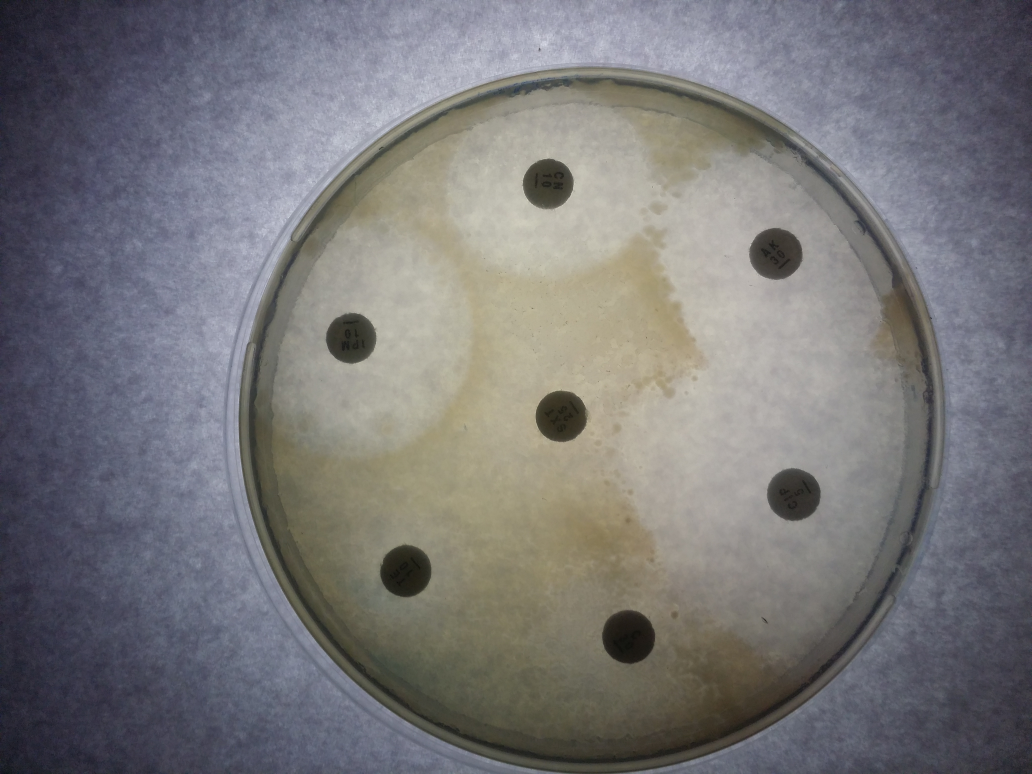
#> input picture test/data/IMG_20160523_095300.jpg, 4128 x 3096 px (shown at 1/4 size)
$ python Main_h.py
#> lines starting #> are read from the running program, lines starting #| are printed output that depends on the picture; after the words box and inside, x2 and y2 are one past the last pixel; in counts of white or black regions, pixels touching at a corner belong together
### ast/utils.py
# import the necessary packages
import numpy as np
import cv2


def centroid_histogram(clt):
    # grab the number of different clusters and create a histogram
    # based on the number of pixels assigned to each cluster
    numLabels = np.arange(0, len(np.unique(clt.labels_)) + 1)
    (hist, _) = np.histogram(clt.labels_, bins=numLabels)

    # normalize the histogram, such that it sums to one
    hist = hist.astype("float")
    hist /= hist.sum()

    # return the histogram
    return hist


def plot_colors(hist, centroids):
    # initialize the bar chart representing the relative frequency
    # of each of the colors
    bar = np.zeros((50, 300, 3), dtype="uint8")
    startX = 0

    # loop over the percentage of each cluster and the color of
    # each cluster
    for (percent, color) in zip(hist, centroids):
        # plot the relative percentage of each cluster
        endX = startX + (percent * 300)
        cv2.rectangle(bar, (int(startX), 0), (int(endX), 50),
                      color.astype("uint8").tolist(), -1)
        startX = endX

    # return the bar chart
    return bar

### ast/Main_h.py

import matplotlib
matplotlib.use('Qt5Agg')

from sklearn.cluster import KMeans
import matplotlib.pyplot as plt
import argparse
import utils
import cv2
import numpy as np
from PIL import Image, ImageDraw


# load the image and convert it from BGR to RGB so that
# we can dispaly it with matplotlib
image = cv2.imread("../test/data/IMG_20160523_095300.jpg",cv2.IMREAD_COLOR)
#> image is the input picture: shape (3096, 4128, 3); mean B, G, R 120.1, 118.3, 119.4
# img = cv2.cvtColor(image, cv2.COLOR_BGR2RGB)
img = image
output = image.copy()

# show our image

# plt.figure()
# plt.axis("off")
# plt.imshow(img)

# reshape the image to be a list of pixels
# img = img.reshape((img.shape[0] * img.shape[1], 3))
#
# # cluster the pixel intensities
#
# clt = KMeans(n_clusters = 3)
# clt.fit(img)
#
# # build a histogram of clusters and then create a figure
# # representing the number of pixels labeled to each color
# hist = utils.centroid_histogram(clt)
# bar = utils.plot_colors(hist, clt.cluster_centers_)
#
# # show our color bart
# plt.figure()
# plt.axis("off")
# plt.imshow(bar)
# plt.show()


# circles = cv2.HoughCircles(image, cv2.HOUGH_GRADIENT, 1.2, 100)
#
#
#
#
# if circles is not None:
#     # convert the (x, y) coordinates and radius of the circles to integers
#     circles = np.round(circles[0, :]).astype("int")
#
#     # loop over the (x, y) coordinates and radius of the circles
#     for (x, y, r) in circles:
#         # draw the circle in the output image, then draw a rectangle
#         # corresponding to the center of the circle
#         cv2.circle(output, (x, y), r, (0, 255, 0), 4)
#         cv2.rectangle(output, (x - 5, y - 5), (x + 5, y + 5), (0, 128, 255), -1)
#
#     # show the output image
#
#     plt.figure()
#     plt.axis("off")
#     plt.imshow(np.hstack([image, output]))
#     plt.show()
#
    # cv2.imshow("output", np.hstack([image, output]))
    # cv2.waitKey(0)


mask = np.zeros(image.shape)
print(mask.shape)
#| (3096, 4128, 3)
cx , cy = 2365, 1695
r = 1370


for i in range(mask.shape[0]):
    for j in range(mask.shape[1]):
        if ((i - cy)**2 + (j - cx)**2) <= r**2:
            mask[i,j,:] = 1
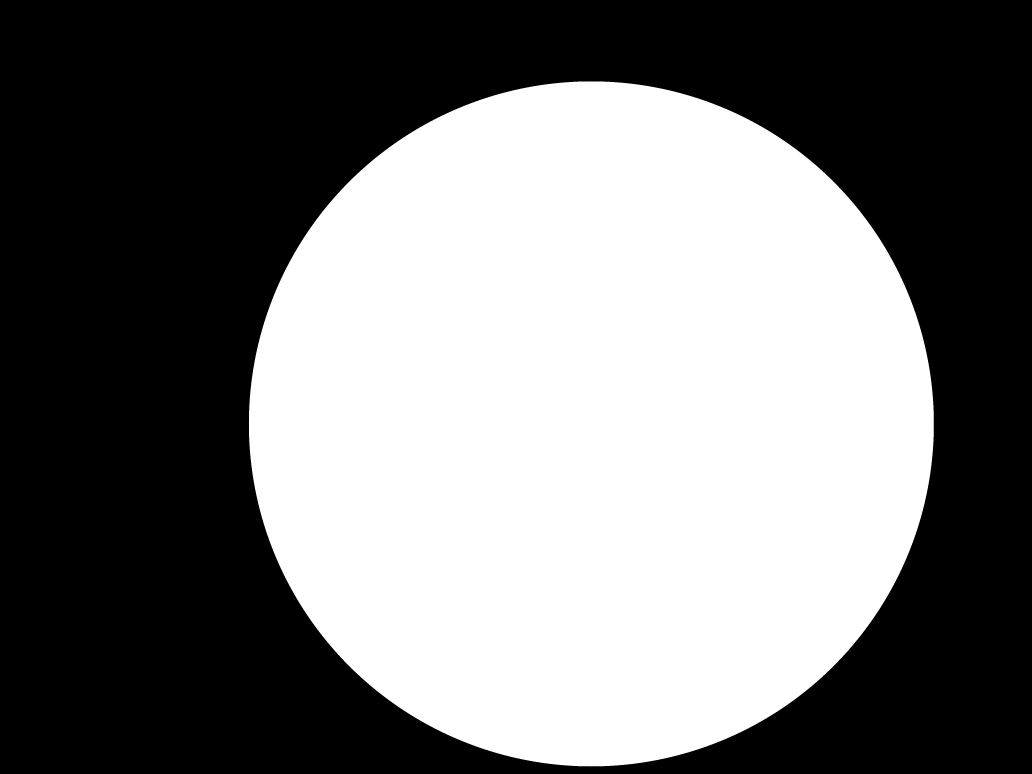
#> mask: shape (3096, 4128, 3) float64 (shown at 1/4 size); values 0 (black) and 1 (white), 46.1% white; 1 white region, box (x1, y1, x2, y2) and area: (995, 325, 3736, 3066) 5896409


plt.figure(1)
output1 = image*mask
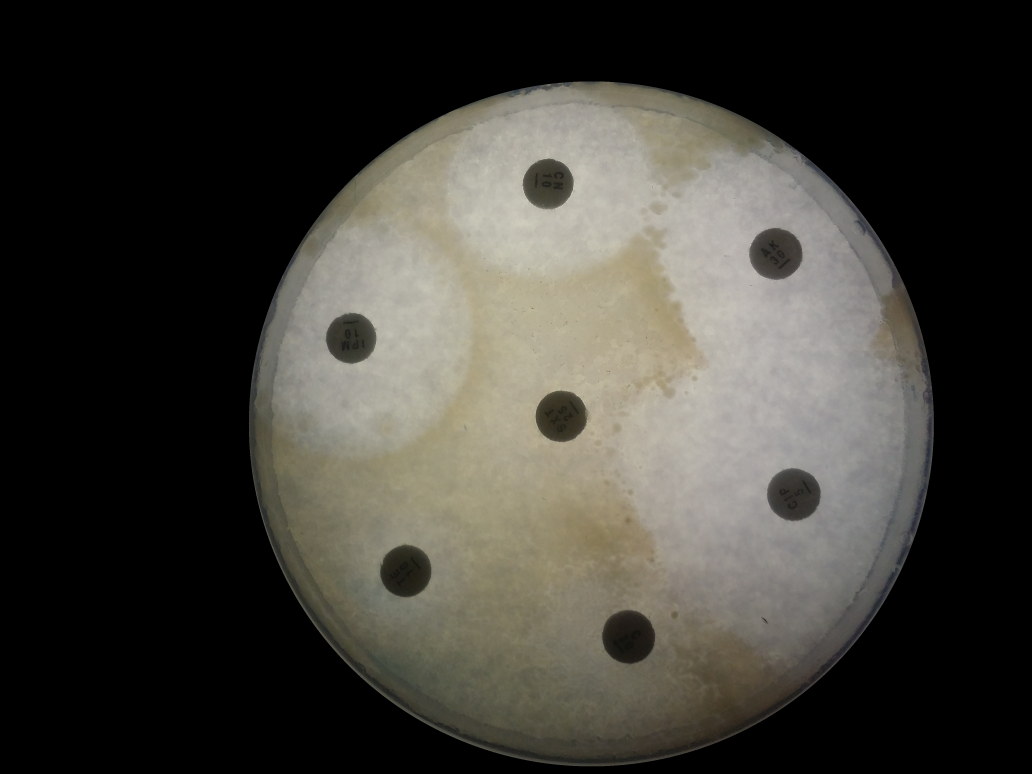
#> output1: shape (3096, 4128, 3) float64 (shown at 1/4 size); mean B, G, R 56.2, 62.4, 64.4
cv2.circle(output1, (cx,cy), r, (0, 255, 0), 20)
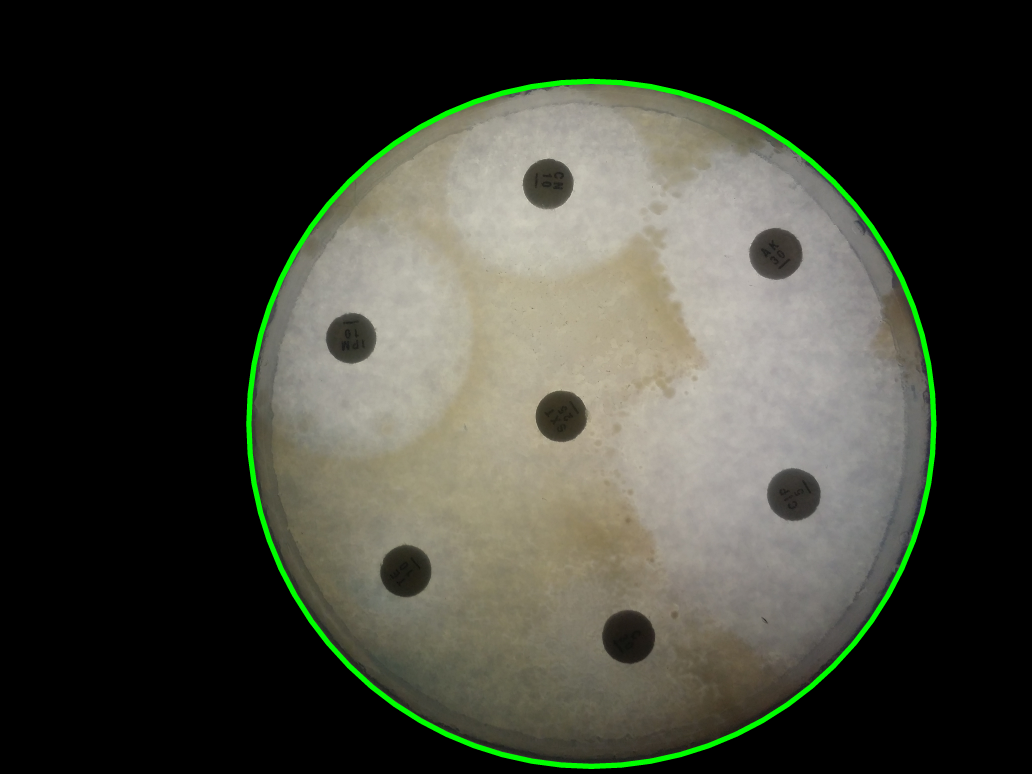
#> output1: shape (3096, 4128, 3) float64 (shown at 1/4 size); mean B, G, R 55.7, 65.5, 63.8
plt.imshow(output1)
plt.title("output1")

plt.figure(2)
cv2.circle(output, (cx,cy), r, (0, 255, 0), 20)
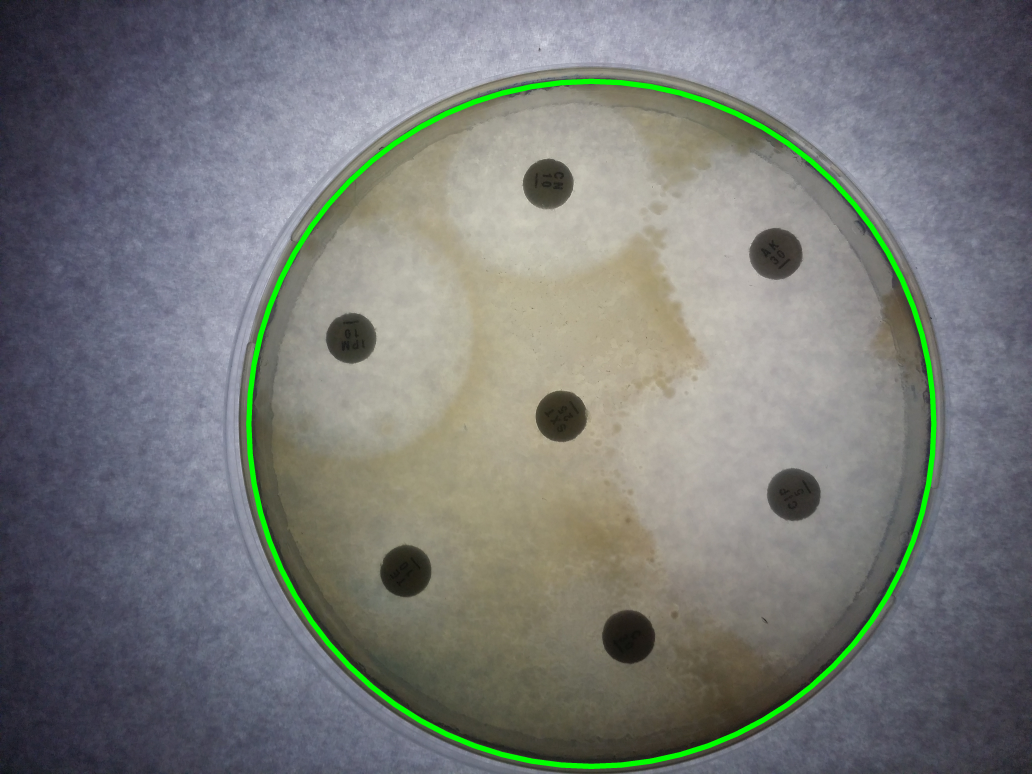
#> output: shape (3096, 4128, 3) (shown at 1/4 size); mean B, G, R 119.1, 120.8, 118.3

plt.imshow(output)
plt.title("output")

image_gray = cv2.imread("IMG_20160523_095300.jpg",0)
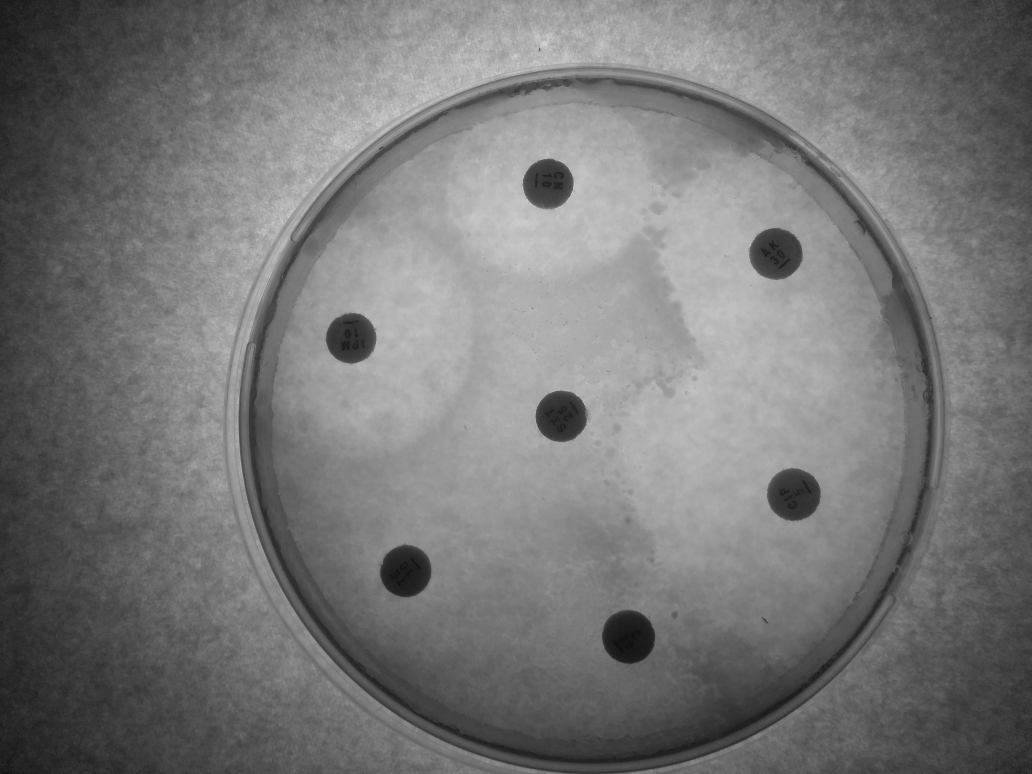
#> image_gray: shape (3096, 4128) (shown at 1/4 size); min 0, max 230, mean 118.8

plt.figure(3)
plt.imshow(image_gray)

plt.title("gray")


print(img.shape)
#| (3096, 4128, 3)
print(output1.shape)
#| (3096, 4128, 3)

img = output1.reshape((output1.shape[0] * output1.shape[1], 3))

# cluster the pixel intensities

clt = KMeans(n_clusters = 4)
clt.fit(img)


hist = utils.centroid_histogram(clt)
bar = utils.plot_colors(hist, clt.cluster_centers_)
#> after the loop in plot_colors, `for (percent, color) in zip(hist, centroids):`:
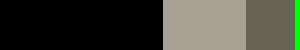
#> bar: shape (50, 300, 3); mean of channels 0, 1, 2 55, 65.4, 63.6; drawn as B, G, R


# show our color bart

plt.figure(4)
plt.axis("off")
plt.imshow(bar)


plt.show()
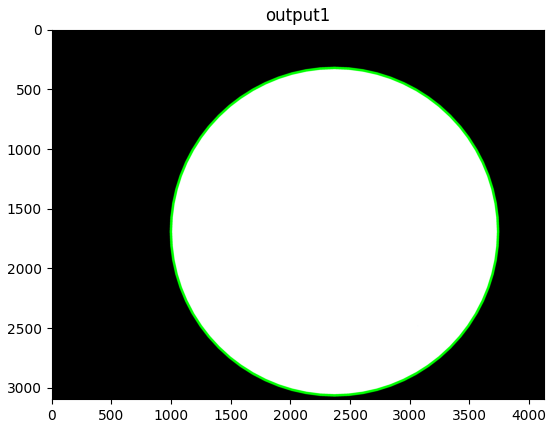
#> figure drawn by matplotlib, 1 panel; B, G, R data is drawn as R, G, B


# [5 lines of commented-out code are left out]

$ run again, with test/data/IMG_20160523_094258.jpg copied over test/data/IMG_20160523_095300.jpg
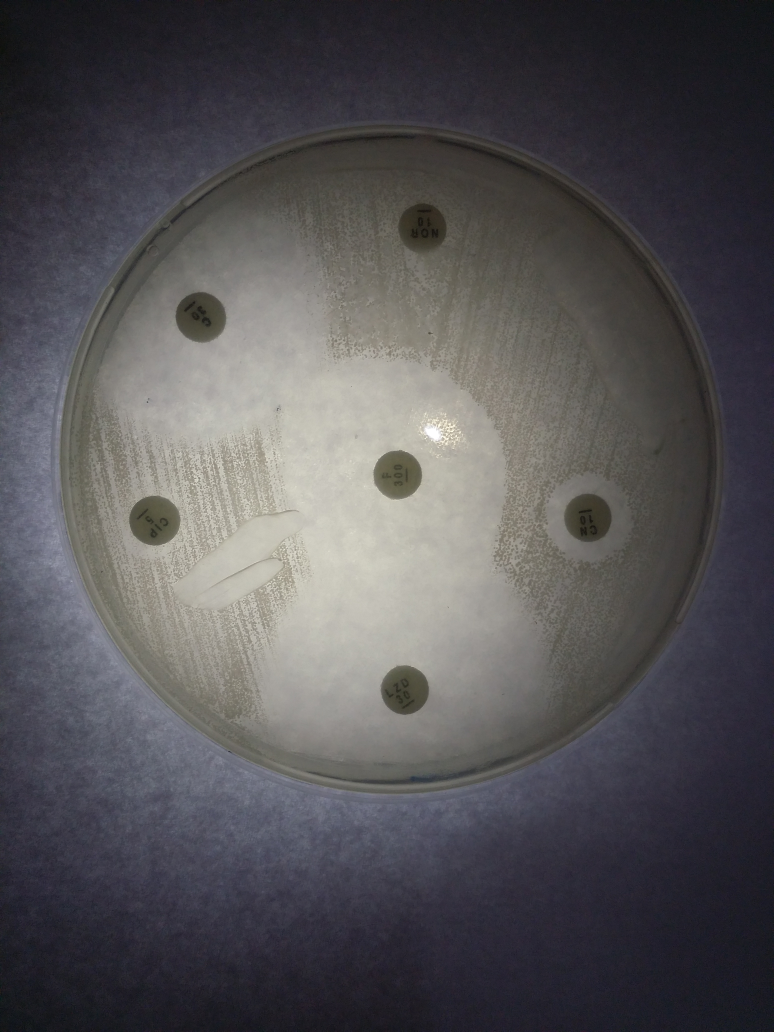
#> input picture test/data/IMG_20160523_094258.jpg, 3096 x 4128 px (shown at 1/4 size)
#> image is the input picture: shape (4128, 3096, 3); mean B, G, R 85, 82.1, 84
#| (4128, 3096, 3)
#> after the loop `for i in range(mask.shape[0]):`:
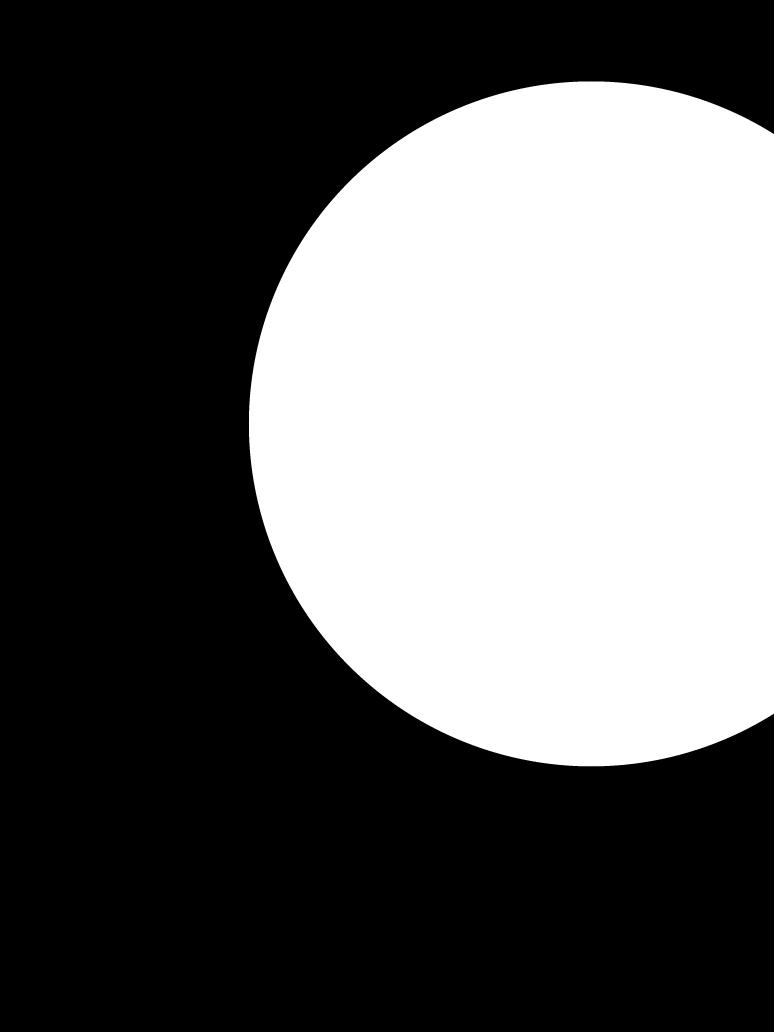
#> mask: shape (4128, 3096, 3) float64 (shown at 1/4 size); values 0 (black) and 1 (white), 38% white; 1 white region, box (x1, y1, x2, y2) and area: (995, 325, 3096, 3066) 4850391
#| (4128, 3096, 3)
#| (4128, 3096, 3)
#> `plt.show()`:
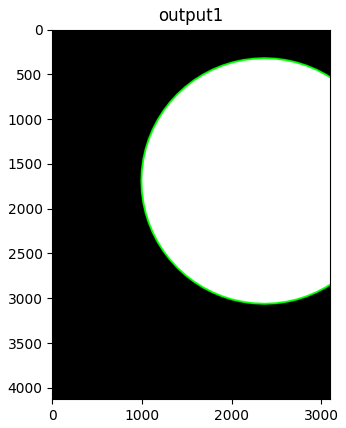
#> figure drawn by matplotlib, 1 panel; B, G, R data is drawn as R, G, B
